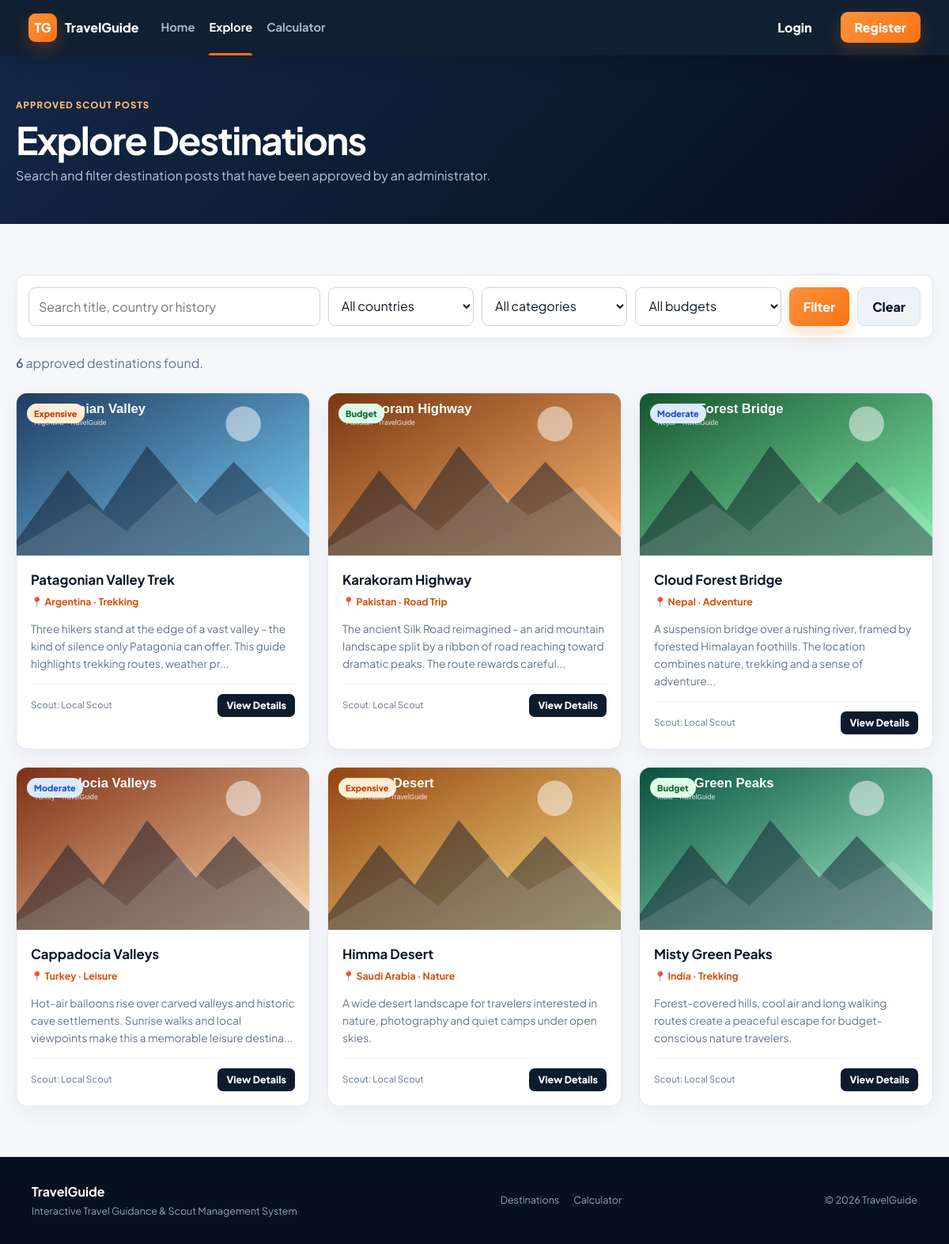
The page /index.php?route=explore on the database its author committed.
### tables this page shows
CREATE TABLE posts (
    id INT AUTO_INCREMENT PRIMARY KEY,
    source_request_id INT NULL UNIQUE,
    scout_id INT NULL,
    title VARCHAR(180) NOT NULL,
    short_history TEXT NOT NULL,
    country VARCHAR(100) NOT NULL,
    category VARCHAR(100) NOT NULL,
    cost_level ENUM('Budget','Moderate','Expensive') NOT NULL DEFAULT 'Moderate',
    image_url VARCHAR(800) NULL,
    is_approved TINYINT(1) NOT NULL DEFAULT 1,
    created_at TIMESTAMP NOT NULL DEFAULT CURRENT_TIMESTAMP,
    updated_at TIMESTAMP NOT NULL DEFAULT CURRENT_TIMESTAMP ON UPDATE CURRENT_TIMESTAMP,
    INDEX idx_post_approved (is_approved),
    INDEX idx_post_country (country),
    INDEX idx_post_category (category),
    CONSTRAINT fk_post_request FOREIGN KEY (source_request_id) REFERENCES post_requests(id) ON DELETE SET NULL,
    CONSTRAINT fk_post_scout FOREIGN KEY (scout_id) REFERENCES users(id) ON DELETE SET NULL
);

CREATE TABLE users (
    id INT AUTO_INCREMENT PRIMARY KEY,
    name VARCHAR(100) NOT NULL,
    email VARCHAR(150) NOT NULL UNIQUE,
    password_hash VARCHAR(255) NOT NULL,
    profile_image VARCHAR(500) NULL,
    role_id INT NOT NULL,
    is_verified TINYINT(1) NOT NULL DEFAULT 1,
    created_at TIMESTAMP NOT NULL DEFAULT CURRENT_TIMESTAMP,
    updated_at TIMESTAMP NOT NULL DEFAULT CURRENT_TIMESTAMP ON UPDATE CURRENT_TIMESTAMP,
    CONSTRAINT fk_users_role FOREIGN KEY (role_id) REFERENCES roles(id)
);

### app/Core/Controller.php (called while the page is built, shortened)
<?php
abstract class Controller
{
    protected function view(string $view, array $data = []): void
    {
        $file = APP_ROOT . '/app/Views/' . $view . '.php';
        extract($data, EXTR_SKIP);
        require APP_ROOT . '/app/Views/layouts/header.php';
        require $file;
        require APP_ROOT . '/app/Views/layouts/footer.php';
    }
}

### app/Controllers/HomeController.php (called while the page is built, shortened)
<?php
class HomeController extends Controller
{
    public function explore(): void
    {
        $filters = [
            'search' => trim((string)($_GET['search'] ?? '')),
            'country' => trim((string)($_GET['country'] ?? '')),
            'category' => trim((string)($_GET['category'] ?? '')),
            'cost_level' => trim((string)($_GET['cost_level'] ?? '')),
        ];
        $postModel = new Post();
        $this->view('home/explore', [
            'title' => 'Explore Destinations',
            'posts' => $postModel->approved($filters),
            'filters' => $filters,
            'countries' => $postModel->distinct('country'),
            'categories' => $postModel->distinct('category'),
            'costLevels' => $postModel->distinct('cost_level'),
        ]);
    }
}

### app/Core/Router.php (called while the page is built, shortened)
<?php
class Router
{
    private array $routes = [];
    public function get(string $route, array $handler): void
    {
        $this->routes['GET'][$route] = $handler;
    }
    public function post(string $route, array $handler): void
    {
        $this->routes['POST'][$route] = $handler;
    }
    public function dispatch(): void
    {
        $method = strtoupper($_SERVER['REQUEST_METHOD'] ?? 'GET');
        $route = trim((string)($_GET['route'] ?? ''), '/');
        $handler = $this->routes[$method][$route] ?? null;
        [$class, $action] = $handler;
        $controller = new $class();
        $controller->$action();
    }
}

### index.php (called while the page is built, shortened)
<?php
require_once __DIR__ . '/config/bootstrap.php';
$router = new Router();
$router->get('', [HomeController::class, 'index']);
$router->get('home', [HomeController::class, 'index']);
$router->get('explore', [HomeController::class, 'explore']);
$router->get('post', [PostController::class, 'show']);
$router->get('login', [AuthController::class, 'loginForm']);
$router->post('login', [AuthController::class, 'login']);
$router->get('register', [AuthController::class, 'registerForm']);
$router->post('register', [AuthController::class, 'register']);
$router->post('logout', [AuthController::class, 'logout']);
$router->get('forgot-password', [AuthController::class, 'forgotForm']);
$router->post('forgot-password', [AuthController::class, 'forgot']);
$router->get('reset-password', [AuthController::class, 'resetForm']);
$router->post('reset-password', [AuthController::class, 'reset']);
$router->get('dashboard', [DashboardController::class, 'index']);
$router->get('profile', [ProfileController::class, 'show']);
$router->get('profile/edit', [ProfileController::class, 'edit']);
$router->post('profile/update', [ProfileController::class, 'update']);
$router->post('profile/password', [ProfileController::class, 'password']);
$router->post('profile/delete', [ProfileController::class, 'delete']);
$router->get('wishlist', [WishlistController::class, 'index']);
$router->post('wishlist/toggle', [WishlistController::class, 'toggle']);
$router->post('comment/store', [CommentController::class, 'store']);
$router->post('comment/delete', [CommentController::class, 'deleteOwn']);
$router->get('calculator', [CalculatorController::class, 'index']);
$router->post('calculator/calculate', [CalculatorController::class, 'calculate']);
$router->get('scout/requests', [ScoutController::class, 'requests']);
$router->get('scout/request/create', [ScoutController::class, 'create']);
$router->post('scout/request/store', [ScoutController::class, 'store']);
$router->get('scout/request/edit', [ScoutController::class, 'edit']);
$router->post('scout/request/update', [ScoutController::class, 'update']);
$router->post('scout/request/delete', [ScoutController::class, 'delete']);
$router->get('admin/dashboard', [AdminController::class, 'dashboard']);
$router->get('admin/users', [AdminController::class, 'users']);
$router->post('admin/user/add', [AdminController::class, 'addUser']);
$router->post('admin/user/verify', [AdminController::class, 'verifyUser']);
$router->post('admin/user/delete', [AdminController::class, 'deleteUser']);
$router->get('admin/requests', [AdminController::class, 'requests']);
$router->post('admin/request/review', [AdminController::class, 'reviewRequest']);
$router->get('admin/posts', [AdminController::class, 'posts']);
$router->get('admin/post/edit', [AdminController::class, 'editPost']);
$router->post('admin/post/update', [AdminController::class, 'updatePost']);
$router->post('admin/post/delete', [AdminController::class, 'deletePost']);
$router->get('admin/comments', [AdminController::class, 'comments']);
$router->post('admin/comment/delete', [AdminController::class, 'deleteComment']);
$router->dispatch();

### app/helpers.php (called while the page is built, shortened)
<?php
function e(?string $value): string
{
    return htmlspecialchars((string)$value, ENT_QUOTES, 'UTF-8');
}
function base_path_url(): string
{
    $script = $_SERVER['SCRIPT_NAME'] ?? '/index.php';
    $dir = rtrim(str_replace('\\', '/', dirname($script)), '/');
    return $dir === '' || $dir === '.' ? '' : $dir;
}
function url(string $route = '', array $params = []): string
{
    $base = base_path_url() . '/index.php';
    if ($route !== '') {
        $params = ['route' => $route] + $params;
    }
    return $params ? $base . '?' . http_build_query($params) : $base;
}
function asset(string $path): string
{
    return base_path_url() . '/public/' . ltrim($path, '/');
}
function auth(): ?array
{
    return Auth::user();
}

### config/bootstrap.php (called while the page is built, shortened)
<?php
spl_autoload_register(function (string $class): void {
    $prefixes = [
        'App\\Core\\' => APP_ROOT . '/app/Core/',
        'App\\Controllers\\' => APP_ROOT . '/app/Controllers/',
        'App\\Models\\' => APP_ROOT . '/app/Models/',
    ];
    foreach ($prefixes as $prefix => $baseDir) {
        if (str_starts_with($class, $prefix)) {
            $relative = substr($class, strlen($prefix));
            $file = $baseDir . str_replace('\\', '/', $relative) . '.php';
            return;
        }
    }
});
require_once APP_ROOT . '/app/helpers.php';

### app/Core/Auth.php (called while the page is built, shortened)
<?php
class Auth
{
    public static function user(): ?array
    {
        return $_SESSION['user'] ?? null;
    }
}

### app/Core/Model.php (called while the page is built, shortened)
<?php
abstract class Model
{
    public function __construct()
    {
        $this->db = Database::connection();
    }
}

### app/Core/Database.php (called while the page is built, shortened)
<?php
class Database
{
    private static ?PDO $instance = null;
    public static function connection(): PDO
    {
        if (self::$instance === null) {
            $dsn = 'mysql:host=' . DB_HOST . ';port=' . DB_PORT . ';dbname=' . DB_NAME . ';charset=utf8mb4';
            try {
                self::$instance = new PDO($dsn, DB_USER, DB_PASS, [
                    PDO::ATTR_ERRMODE => PDO::ERRMODE_EXCEPTION,
                    PDO::ATTR_DEFAULT_FETCH_MODE => PDO::FETCH_ASSOC,
                    PDO::ATTR_EMULATE_PREPARES => false,
                ]);
            } catch (PDOException $e) {
                http_response_code(500);
                $message = APP_ENV === 'development' ? $e->getMessage() : 'Database connection failed.';
                exit('<h1>Database Error</h1><p>' . htmlspecialchars($message, ENT_QUOTES, 'UTF-8') . '</p><p>Import <code>database.sql</code> and verify config/app.php.</p>');
            }
        }
        return self::$instance;
    }
}

### app/Models/Post.php (called while the page is built, shortened)
<?php
class Post extends Model
{
    public function approved(array $filters = [], ?int $limit = null): array
    {
        $where = ['p.is_approved=1'];
        $params = [];
        $sql = 'SELECT p.*, u.name AS scout_name FROM posts p LEFT JOIN users u ON u.id=p.scout_id WHERE ' . implode(' AND ', $where) . ' ORDER BY p.created_at DESC';
        $stmt = $this->db->prepare($sql);
        $stmt->execute($params);
        return $stmt->fetchAll();
    }
}

### app/Views/layouts/post_card.php (the view)
<article class="destination-card">
    <div class="destination-media <?= $post['image_url'] ? 'has-image' : '' ?>">
        <?php if ($post['image_url']): ?><img src="<?= e($post['image_url']) ?>" alt="<?= e($post['title']) ?>"><?php else: ?><div class="media-fallback"><span><?= e(strtoupper(substr($post['country'],0,2))) ?></span></div><?php endif; ?>
        <span class="cost-tag cost-<?= e(strtolower($post['cost_level'])) ?>"><?= e($post['cost_level']) ?></span>
    </div>
    <div class="destination-body">
        <h3><?= e($post['title']) ?></h3>
        <div class="meta">&#128205; <?= e($post['country']) ?> &middot; <?= e($post['category']) ?></div>
        <p><?= e((strlen($post['short_history'])>145 ? substr($post['short_history'],0,145).'...' : $post['short_history'])) ?></p>
        <div class="card-footer"><small>Scout: <?= e($post['scout_name'] ?? 'TravelGuide') ?></small><a class="btn btn-dark btn-sm" href="<?= e(url('post',['id'=>$post['id']])) ?>">View Details</a></div>
    </div>
</article>

### app/Views/layouts/header.php (shortened to what this page needs)
<?php
$currentRoute = trim((string)($_GET['route'] ?? ''), '/');
$user = auth();
?>
<!doctype html>
<html lang="en">
<head>
    <link rel="stylesheet" href="<?= e(asset('assets/css/app.css')) ?>">
</head>
<body>
<nav class="navbar">
    <a class="brand" href="<?= e(url('home')) ?>"><span class="logo">TG</span><span>TravelGuide</span></a>
    <div class="nav-menu" data-nav-menu>
        <div class="nav-links">
            <a class="<?= in_array($currentRoute,['','home'],true)?'active':'' ?>" href="<?= e(url('home')) ?>">Home</a>
            <a class="<?= $currentRoute==='explore'?'active':'' ?>" href="<?= e(url('explore')) ?>">Explore</a>
            <a class="<?= $currentRoute==='calculator'?'active':'' ?>" href="<?= e(url('calculator')) ?>">Calculator</a>
        </div>
        <div class="nav-actions">
            <?php if (!$user): ?>
                <a class="btn btn-ghost" href="<?= e(url('login')) ?>">Login</a>
                <a class="btn btn-primary" href="<?= e(url('register')) ?>">Register</a>
            <?php endif; ?>
        </div>
    </div>
</nav>
<main>

### app/Views/home/explore.php (shortened to what this page needs)
<section class="page-hero compact"><div class="container"><span class="eyebrow">Approved Scout Posts</span><h1>Explore Destinations</h1><p>Search and filter destination posts that have been approved by an administrator.</p></div></section>
<section class="section container">
    <form class="filter-bar" method="get" action="<?= e(url()) ?>">
        <input name="search" value="<?= e($filters['search']) ?>" placeholder="Search title, country or history">
        <select name="country"><option value="">All countries</option><?php foreach($countries as $v): ?><option <?= $filters['country']===$v?'selected':'' ?>><?= e($v) ?></option><?php endforeach; ?></select>
        <select name="category"><option value="">All categories</option><?php foreach($categories as $v): ?><option <?= $filters['category']===$v?'selected':'' ?>><?= e($v) ?></option><?php endforeach; ?></select>
        <select name="cost_level"><option value="">All budgets</option><?php foreach($costLevels as $v): ?><option <?= $filters['cost_level']===$v?'selected':'' ?>><?= e($v) ?></option><?php endforeach; ?></select>
        <button class="btn btn-primary" type="submit">Filter</button>
        <a class="btn btn-soft" href="<?= e(url('explore')) ?>">Clear</a>
    </form>
    <div class="result-line"><strong><?= count($posts) ?></strong> approved destination<?= count($posts)===1?'':'s' ?> found.</div>
    <div class="card-grid">
        <?php foreach ($posts as $post): require APP_ROOT.'/app/Views/layouts/post_card.php'; endforeach; ?>
    </div>
</section>

### app/Views/layouts/footer.php (shortened to what this page needs)
</main>
<footer class="footer">
    <div><strong>TravelGuide</strong><p>Interactive Travel Guidance & Scout Management System</p></div>
    <div class="footer-links"><a href="<?= e(url('explore')) ?>">Destinations</a><a href="<?= e(url('calculator')) ?>">Calculator</a><?php if(is_logged_in()): ?><a href="<?= e(url('profile')) ?>">Profile</a><?php endif; ?></div>
    <div>&copy; <?= date('Y') ?> TravelGuide</div>
</footer>
</body>
</html>

### rows shown on the page
posts: image_url (picture), cost_level "Expensive", title "Patagonian Valley Trek", country "Argentina", category "Trekking", short_history "Three hikers stand at the edge of a vast valley - the kind of silence only Patagonia can offer. This guide highlights trekking routes, weather pr...", scout.name "Local Scout"
posts: image_url (picture), cost_level "Budget", title "Karakoram Highway", country "Pakistan", category "Road Trip", short_history "The ancient Silk Road reimagined - an arid mountain landscape split by a ribbon of road reaching toward dramatic peaks. The route rewards careful...", scout.name "Local Scout"
posts: image_url (picture), cost_level "Moderate", title "Cloud Forest Bridge", country "Nepal", category "Adventure", short_history "A suspension bridge over a rushing river, framed by forested Himalayan foothills. The location combines nature, trekking and a sense of adventure...", scout.name "Local Scout"
posts: image_url (picture), cost_level "Moderate", title "Cappadocia Valleys", country "Turkey", category "Leisure", short_history "Hot-air balloons rise over carved valleys and historic cave settlements. Sunrise walks and local viewpoints make this a memorable leisure destina...", scout.name "Local Scout"
posts: image_url (picture), cost_level "Expensive", title "Himma Desert", country "Saudi Arabia", category "Nature", short_history "A wide desert landscape for travelers interested in nature, photography and quiet camps under open skies.", scout.name "Local Scout"
posts: image_url (picture), cost_level "Budget", title "Misty Green Peaks", country "India", category "Trekking", short_history "Forest-covered hills, cool air and long walking routes create a peaceful escape for budget-conscious nature travelers.", scout.name "Local Scout"

### other values the page prints
count($posts) "6"
